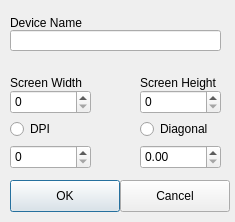
<?xml version="1.0" encoding="UTF-8"?>
<ui version="4.0">
 <class>EditPreviewSettingsDialog</class>
 <widget class="QDialog" name="EditPreviewSettingsDialog">
  <property name="windowModality">
   <enum>Qt::WindowModal</enum>
  </property>
  <property name="geometry">
   <rect>
    <x>0</x>
    <y>0</y>
    <width>235</width>
    <height>222</height>
   </rect>
  </property>
  <property name="windowTitle">
   <string>Edit Preview Settings</string>
  </property>
  <widget class="QLineEdit" name="deviceNameLineEdit">
   <property name="geometry">
    <rect>
     <x>10</x>
     <y>30</y>
     <width>211</width>
     <height>21</height>
    </rect>
   </property>
  </widget>
  <widget class="QLabel" name="label">
   <property name="geometry">
    <rect>
     <x>10</x>
     <y>15</y>
     <width>111</width>
     <height>16</height>
    </rect>
   </property>
   <property name="text">
    <string>Device Name</string>
   </property>
  </widget>
  <widget class="QSpinBox" name="widthSpinBox">
   <property name="geometry">
    <rect>
     <x>10</x>
     <y>90</y>
     <width>81</width>
     <height>24</height>
    </rect>
   </property>
   <property name="maximum">
    <number>9999</number>
   </property>
  </widget>
  <widget class="QLabel" name="label_2">
   <property name="geometry">
    <rect>
     <x>10</x>
     <y>75</y>
     <width>81</width>
     <height>16</height>
    </rect>
   </property>
   <property name="text">
    <string>Screen Width</string>
   </property>
  </widget>
  <widget class="QSpinBox" name="heightSpinBox">
   <property name="geometry">
    <rect>
     <x>140</x>
     <y>90</y>
     <width>81</width>
     <height>24</height>
    </rect>
   </property>
   <property name="maximum">
    <number>9999</number>
   </property>
  </widget>
  <widget class="QLabel" name="label_3">
   <property name="geometry">
    <rect>
     <x>140</x>
     <y>75</y>
     <width>91</width>
     <height>16</height>
    </rect>
   </property>
   <property name="text">
    <string>Screen Height</string>
   </property>
  </widget>
  <widget class="QSpinBox" name="dpiSpinBox">
   <property name="geometry">
    <rect>
     <x>10</x>
     <y>145</y>
     <width>81</width>
     <height>24</height>
    </rect>
   </property>
   <property name="maximum">
    <number>999</number>
   </property>
  </widget>
  <widget class="QDoubleSpinBox" name="diagonalSpinBox">
   <property name="geometry">
    <rect>
     <x>140</x>
     <y>145</y>
     <width>81</width>
     <height>24</height>
    </rect>
   </property>
  </widget>
  <widget class="QPushButton" name="okButton">
   <property name="geometry">
    <rect>
     <x>10</x>
     <y>180</y>
     <width>110</width>
     <height>32</height>
    </rect>
   </property>
   <property name="text">
    <string>OK</string>
   </property>
  </widget>
  <widget class="QPushButton" name="cancelButton">
   <property name="geometry">
    <rect>
     <x>120</x>
     <y>180</y>
     <width>110</width>
     <height>32</height>
    </rect>
   </property>
   <property name="text">
    <string>Cancel</string>
   </property>
  </widget>
  <widget class="QRadioButton" name="dpiRadioButton">
   <property name="geometry">
    <rect>
     <x>10</x>
     <y>120</y>
     <width>71</width>
     <height>18</height>
    </rect>
   </property>
   <property name="text">
    <string>DPI</string>
   </property>
   <attribute name="buttonGroup">
    <string notr="true">buttonGroup</string>
   </attribute>
  </widget>
  <widget class="QRadioButton" name="diagonalRadioButton">
   <property name="geometry">
    <rect>
     <x>140</x>
     <y>120</y>
     <width>97</width>
     <height>18</height>
    </rect>
   </property>
   <property name="text">
    <string>Diagonal</string>
   </property>
   <attribute name="buttonGroup">
    <string notr="true">buttonGroup</string>
   </attribute>
  </widget>
 </widget>
 <resources/>
 <connections/>
 <buttongroups>
  <buttongroup name="buttonGroup"/>
 </buttongroups>
</ui>
